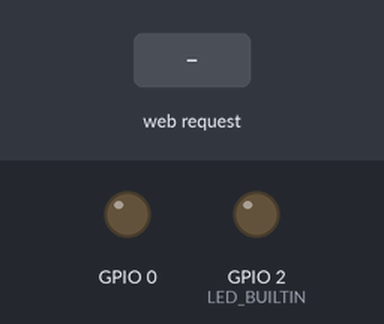
This sketch was run on a simulated ESP8266 (NodeMCU). On the bench: output pins drawn as LEDs (lit = HIGH, except the on-board LED, lit = LOW). Inputs (shaded band) come from the test bench. WiFi joins after 1.5 s; servers stay silent unless stated; what the sketch prints to the serial monitor is not drawn.

Above: at 2.7 s.
2.8 s: HTTP request GET /relay_on received
At 3.4 s:
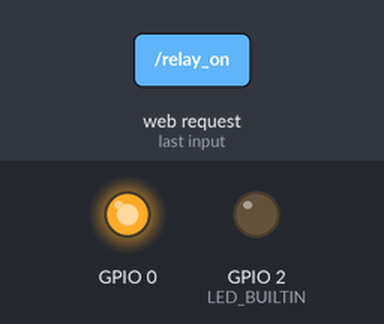
4.3 s: HTTP request GET /relay_off received
At 5.7 s:
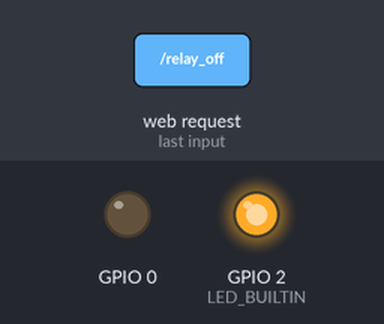
Timing chart, 0 to 7.3 s (numbered marks = the images above; inputs shaded):
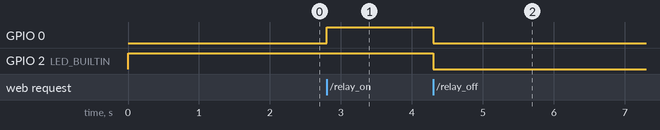

Measured:
- after the input at 2.8 s, GPIO 0: LOW → HIGH at once
- after the input at 4.3 s, GPIO 0, GPIO 2 (LED_BUILTIN): HIGH → LOW at once

The sketch:

Switch.ino
```cpp
#include <ESP8266WiFi.h>
#include <ESP8266WebServer.h>
#include <ESP8266mDNS.h>

ESP8266WebServer server(80);


const char* ssid = "Eng. family";
const char* password = "anemissisuirad";

// following for the name of: http://name_esp.local/
const char* dns_name = "ESPSwitch";

//int relay_pin = 5; //D1

void setup()
{

  pinMode(LED_BUILTIN, OUTPUT);
  pinMode(0, OUTPUT);
  Serial.begin(115200);
  Serial.println("ESP Gestartet");
  digitalWrite(LED_BUILTIN, HIGH);
  //WiFi.mode(WIFI_STA);
  WiFi.begin(ssid, password);

  Serial.print("Verbindung wird hergestellt ...");
  while (WiFi.status() != WL_CONNECTED)
  {
    delay(500);
    Serial.print(".");
  }
  Serial.println();

  Serial.print("Verbunden! IP-Adresse: ");
  Serial.println(WiFi.localIP());

  if (!MDNS.begin(dns_name)) {
    Serial.println("Error setting up MDNS responder!");
    while (1) {
      delay(1000);
    }
  }
  Serial.println("mDNS responder started");


  server.onNotFound([](){
    server.send(404, "text/plain", "Link wurde nicht gefunden!");
  });

  server.on("/", []() {
    server.send(200, "text/plain", "ESP-Startseite!");
  });

  server.on("/relay_on", []() {
    server.send(200, "text/plain", "relay on");
    relay_on();
  });

  server.on("/relay_off", []() {
    server.send(200, "text/plain", "relay off");
    relay_off();
  });

  server.on("/state", []() {
    server.send(200, "text/plain", String(digitalRead(LED_BUILTIN)));
  });

  server.begin();
  Serial.println("Webserver gestartet.");

  MDNS.addService("http", "tcp", 80);
}

void loop() {
  MDNS.update();
  server.handleClient();
}

void relay_on(){
  digitalWrite(LED_BUILTIN, HIGH);
  digitalWrite(0 , HIGH);
}


void relay_off(){
  digitalWrite(LED_BUILTIN, LOW);
  digitalWrite(0 , LOW);
}
```
